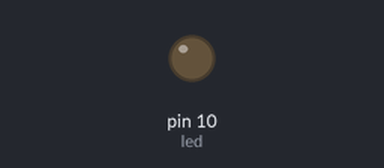
The sketch below on a simulated Arduino Uno, built with avr-gcc and run on an emulated ATmega328P. On the bench: output pins drawn as LEDs (lit = HIGH).

Above: at 1.0 s.
At 3.0 s:
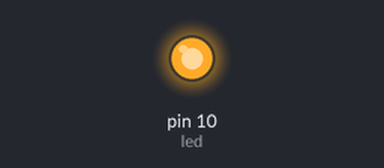
Timing chart, 0 to 5.2 s (numbered marks = the images above):
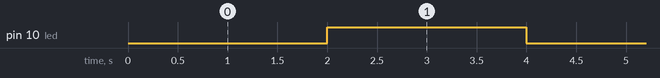

The sketch:

aula3.ino
```cpp
int led = 10;

void setup() {
  // put your setup code here, to run once:

  pinMode(led, OUTPUT);
}

void loop() {
  // put your main code here, to run repeatedly:

  digitalWrite(led, LOW);
  delay(2000);
  digitalWrite(led, HIGH);
  delay(2000);
}
```

Measured:
- by itself, pin 10 (led): alternates HIGH for 2.0 s and LOW for 2.0 s
